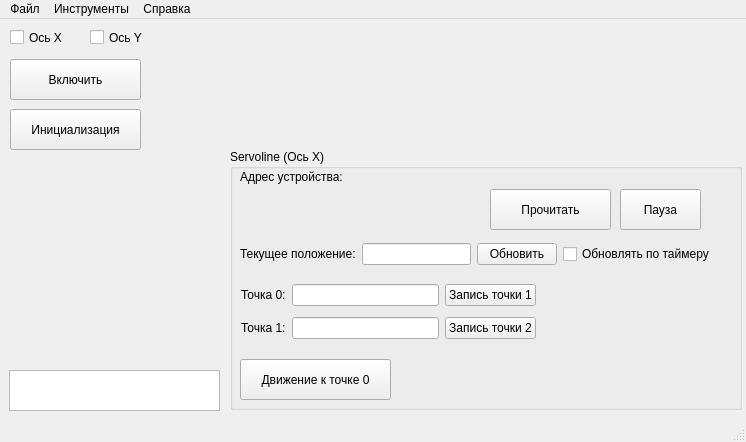
<?xml version="1.0" encoding="UTF-8"?>
<ui version="4.0">
 <class>MainWindow</class>
 <widget class="QMainWindow" name="MainWindow">
  <property name="geometry">
   <rect>
    <x>0</x>
    <y>0</y>
    <width>746</width>
    <height>442</height>
   </rect>
  </property>
  <property name="windowTitle">
   <string>Аптечный Робот</string>
  </property>
  <widget class="QWidget" name="centralwidget">
   <widget class="QListWidget" name="listWidget">
    <property name="geometry">
     <rect>
      <x>9</x>
      <y>351</y>
      <width>211</width>
      <height>41</height>
     </rect>
    </property>
    <property name="sizePolicy">
     <sizepolicy hsizetype="Expanding" vsizetype="Maximum">
      <horstretch>0</horstretch>
      <verstretch>0</verstretch>
     </sizepolicy>
    </property>
    <property name="maximumSize">
     <size>
      <width>16777215</width>
      <height>100</height>
     </size>
    </property>
   </widget>
   <widget class="QGroupBox" name="groupBox">
    <property name="geometry">
     <rect>
      <x>230</x>
      <y>130</y>
      <width>512</width>
      <height>261</height>
     </rect>
    </property>
    <property name="title">
     <string>Servoline (Ось Х)</string>
    </property>
    <widget class="QLabel" name="label">
     <property name="geometry">
      <rect>
       <x>10</x>
       <y>20</y>
       <width>111</width>
       <height>16</height>
      </rect>
     </property>
     <property name="text">
      <string>Адрес устройства:</string>
     </property>
    </widget>
    <widget class="QPushButton" name="MoveP0Button">
     <property name="geometry">
      <rect>
       <x>10</x>
       <y>210</y>
       <width>151</width>
       <height>41</height>
      </rect>
     </property>
     <property name="text">
      <string>Движение к точке 0</string>
     </property>
     <property name="icon">
      <iconset resource="resource.qrc">
       <normaloff>:/images/ok.png</normaloff>:/images/ok.png</iconset>
     </property>
     <property name="iconSize">
      <size>
       <width>24</width>
       <height>16</height>
      </size>
     </property>
    </widget>
    <widget class="QPushButton" name="ReadPointButton">
     <property name="geometry">
      <rect>
       <x>260</x>
       <y>40</y>
       <width>121</width>
       <height>41</height>
      </rect>
     </property>
     <property name="text">
      <string>Прочитать</string>
     </property>
     <property name="icon">
      <iconset resource="resource.qrc">
       <normaloff>:/images/read.png</normaloff>:/images/read.png</iconset>
     </property>
     <property name="iconSize">
      <size>
       <width>30</width>
       <height>30</height>
      </size>
     </property>
    </widget>
    <widget class="QWidget" name="layoutWidget">
     <property name="geometry">
      <rect>
       <x>10</x>
       <y>90</y>
       <width>475</width>
       <height>30</height>
      </rect>
     </property>
     <layout class="QHBoxLayout" name="horizontalLayout">
      <item>
       <widget class="QLabel" name="label_2">
        <property name="text">
         <string>Текущее положение:</string>
        </property>
       </widget>
      </item>
      <item>
       <widget class="QLineEdit" name="CurrPosEdit"/>
      </item>
      <item>
       <widget class="QPushButton" name="UpdateCurPosButton">
        <property name="text">
         <string>Обновить</string>
        </property>
       </widget>
      </item>
      <item>
       <widget class="QCheckBox" name="checkUpdatePos">
        <property name="text">
         <string>Обновлять по таймеру</string>
        </property>
       </widget>
      </item>
     </layout>
    </widget>
    <widget class="QWidget" name="layoutWidget">
     <property name="geometry">
      <rect>
       <x>11</x>
       <y>130</y>
       <width>295</width>
       <height>66</height>
      </rect>
     </property>
     <layout class="QGridLayout" name="gridLayout">
      <item row="0" column="0">
       <widget class="QLabel" name="label_3">
        <property name="text">
         <string>Точка 0:</string>
        </property>
       </widget>
      </item>
      <item row="0" column="1">
       <widget class="QLineEdit" name="Point0Edit"/>
      </item>
      <item row="0" column="2">
       <widget class="QPushButton" name="SetPoint0Button">
        <property name="text">
         <string>Запись точки 1</string>
        </property>
        <property name="icon">
         <iconset resource="resource.qrc">
          <normaloff>:/images/save.png</normaloff>:/images/save.png</iconset>
        </property>
        <property name="iconSize">
         <size>
          <width>16</width>
          <height>16</height>
         </size>
        </property>
       </widget>
      </item>
      <item row="1" column="0">
       <widget class="QLabel" name="label_4">
        <property name="text">
         <string>Точка 1:</string>
        </property>
       </widget>
      </item>
      <item row="1" column="1">
       <widget class="QLineEdit" name="Point1Edit"/>
      </item>
      <item row="1" column="2">
       <widget class="QPushButton" name="SetPoint1Button">
        <property name="text">
         <string>Запись точки 2</string>
        </property>
        <property name="icon">
         <iconset resource="resource.qrc">
          <normaloff>:/images/save.png</normaloff>:/images/save.png</iconset>
        </property>
       </widget>
      </item>
     </layout>
    </widget>
    <widget class="QPushButton" name="PauseButton">
     <property name="geometry">
      <rect>
       <x>390</x>
       <y>40</y>
       <width>81</width>
       <height>41</height>
      </rect>
     </property>
     <property name="text">
      <string>Пауза</string>
     </property>
     <property name="icon">
      <iconset resource="resource.qrc">
       <normaloff>:/images/pauza.png</normaloff>:/images/pauza.png</iconset>
     </property>
     <property name="iconSize">
      <size>
       <width>30</width>
       <height>30</height>
      </size>
     </property>
     <property name="checkable">
      <bool>true</bool>
     </property>
     <property name="checked">
      <bool>false</bool>
     </property>
    </widget>
   </widget>
   <widget class="QPushButton" name="PowerButton">
    <property name="geometry">
     <rect>
      <x>10</x>
      <y>40</y>
      <width>131</width>
      <height>41</height>
     </rect>
    </property>
    <property name="text">
     <string>Включить</string>
    </property>
    <property name="icon">
     <iconset resource="resource.qrc">
      <normaloff>:/images/power.png</normaloff>:/images/power.png</iconset>
    </property>
    <property name="iconSize">
     <size>
      <width>24</width>
      <height>24</height>
     </size>
    </property>
   </widget>
   <widget class="QCheckBox" name="checkAxisX">
    <property name="geometry">
     <rect>
      <x>10</x>
      <y>10</y>
      <width>70</width>
      <height>17</height>
     </rect>
    </property>
    <property name="text">
     <string>Ось X</string>
    </property>
   </widget>
   <widget class="QCheckBox" name="checkAxisY">
    <property name="geometry">
     <rect>
      <x>90</x>
      <y>10</y>
      <width>70</width>
      <height>17</height>
     </rect>
    </property>
    <property name="text">
     <string>Ось Y</string>
    </property>
   </widget>
   <widget class="QPushButton" name="SHomeButton">
    <property name="geometry">
     <rect>
      <x>10</x>
      <y>90</y>
      <width>131</width>
      <height>41</height>
     </rect>
    </property>
    <property name="text">
     <string>Инициализация</string>
    </property>
    <property name="icon">
     <iconset resource="resource.qrc">
      <normaloff>:/images/init.png</normaloff>:/images/init.png</iconset>
    </property>
    <property name="iconSize">
     <size>
      <width>30</width>
      <height>30</height>
     </size>
    </property>
   </widget>
  </widget>
  <widget class="QMenuBar" name="menubar">
   <property name="geometry">
    <rect>
     <x>0</x>
     <y>0</y>
     <width>746</width>
     <height>21</height>
    </rect>
   </property>
   <widget class="QMenu" name="menu">
    <property name="title">
     <string>Файл</string>
    </property>
    <addaction name="actionConnect"/>
    <addaction name="actionDisconnect"/>
    <addaction name="separator"/>
    <addaction name="actionConnectTCP"/>
    <addaction name="actionExit"/>
   </widget>
   <widget class="QMenu" name="menu_2">
    <property name="title">
     <string>Справка</string>
    </property>
    <addaction name="action"/>
    <addaction name="action_2"/>
   </widget>
   <widget class="QMenu" name="menu_3">
    <property name="title">
     <string>Инструменты</string>
    </property>
    <addaction name="actionJOG"/>
    <addaction name="actionSettings"/>
   </widget>
   <addaction name="menu"/>
   <addaction name="menu_3"/>
   <addaction name="menu_2"/>
  </widget>
  <widget class="QStatusBar" name="statusbar"/>
  <action name="action">
   <property name="text">
    <string>Разделы справки</string>
   </property>
  </action>
  <action name="action_2">
   <property name="text">
    <string>О программе</string>
   </property>
  </action>
  <action name="actionConnect">
   <property name="icon">
    <iconset resource="resource.qrc">
     <normaloff>:/images/connect.png</normaloff>:/images/connect.png</iconset>
   </property>
   <property name="text">
    <string>Подключиться</string>
   </property>
   <property name="toolTip">
    <string>подключиться</string>
   </property>
  </action>
  <action name="actionExit">
   <property name="icon">
    <iconset resource="resource.qrc">
     <normaloff>:/images/application-exit.png</normaloff>:/images/application-exit.png</iconset>
   </property>
   <property name="text">
    <string>Выход</string>
   </property>
  </action>
  <action name="actionSettings">
   <property name="icon">
    <iconset resource="resource.qrc">
     <normaloff>:/images/settings.png</normaloff>:/images/settings.png</iconset>
   </property>
   <property name="text">
    <string>Настройки</string>
   </property>
  </action>
  <action name="actionDisconnect">
   <property name="icon">
    <iconset resource="resource.qrc">
     <normaloff>:/images/disconnect.png</normaloff>:/images/disconnect.png</iconset>
   </property>
   <property name="text">
    <string>Отключиться</string>
   </property>
  </action>
  <action name="actionJOG">
   <property name="icon">
    <iconset resource="resource.qrc">
     <normaloff>:/images/reload5.png</normaloff>:/images/reload5.png</iconset>
   </property>
   <property name="text">
    <string>JOG</string>
   </property>
  </action>
  <action name="actionConnectTCP">
   <property name="text">
    <string>Подключить &quot;ИнфоАптека&quot;</string>
   </property>
  </action>
 </widget>
 <resources>
  <include location="resource.qrc"/>
 </resources>
 <connections/>
</ui>
